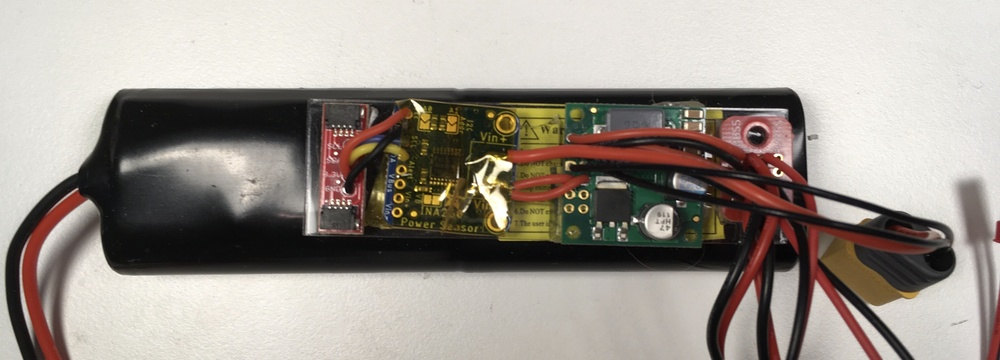
#> input picture blog/images/Batteries/big_7_4.jpg, 1000 x 360 px, shrunk from 4032 x 1453 before the run
$ python -i simple_detect.py   (imports and definitions only)
#> lines starting #> are read from the running program, lines starting #| are printed output that depends on the picture; after the words box and inside, x2 and y2 are one past the last pixel; in counts of white or black regions, pixels touching at a corner belong together
#> further down, picture is the input picture: shape (360, 1000, 3); mean B, G, R 141.8, 149.6, 157.2
import cv2
import numpy as np
import math

def find_circle(img):
    # img = cv2.imread("test_image.png")
    # cv2.imshow('Raw',img)
    min_circle_radius = 8
    max_circle_radius = 50
    hsv_image = cv2.cvtColor(img, cv2.COLOR_BGR2HSV)
#> hsv_image: shape (360, 1000, 3); mean H, S, V 28, 36.3, 157.7

    # The red color wraps around the HSV wheel, from approx 160-180 deg, and 0-10 deg
    # Thus we will split this into 2 operations
    lower_red_1 = np.array([0,50,50])
    upper_red_1 = np.array([10,255,255])
    red1 = cv2.inRange(hsv_image, lower_red_1 , upper_red_1)
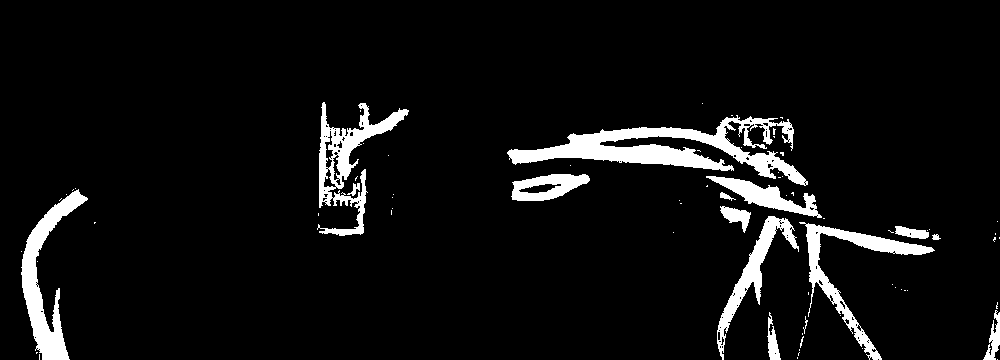
#> red1: shape (360, 1000); 6.5% white; 74 white regions (59 under 20 px), largest, box (x1, y1, x2, y2) and area: (507, 115, 808, 186) 6911, (21, 189, 88, 360) 3488, (317, 102, 409, 236) 3397

    lower_red_2 = np.array([170,50,50])
    upper_red_2 = np.array([180,255,255])
    red2 = cv2.inRange(hsv_image, lower_red_2 , upper_red_2)
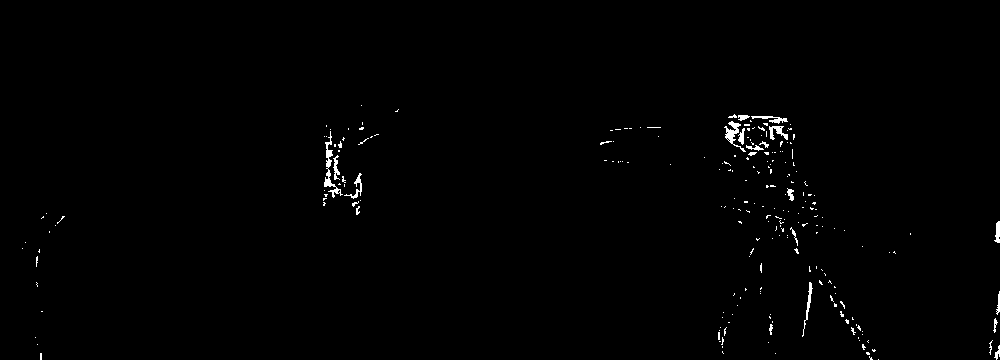
#> red2: shape (360, 1000); 0.73% white in thin lines or dots, all inside (x1, y1, x2, y2) = (22, 105, 1000, 360)

# Combine the two red images to get a single red-only image
    red_only_img = cv2.addWeighted(red1, 1.0, red2, 1.0, 0.0)
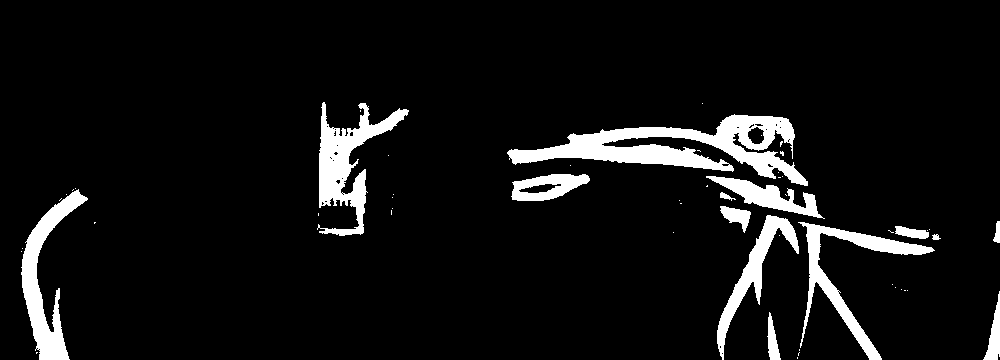
#> red_only_img: shape (360, 1000); 7.2% white; 55 white regions (41 under 20 px), largest, box (x1, y1, x2, y2) and area: (507, 114, 808, 186) 7880, (317, 102, 409, 236) 4126, (21, 189, 88, 360) 3561
    # cv2.imshow('Red',red_only_img)
    # Blur
    blur_img_red = cv2.GaussianBlur(red_only_img,(15,15),cv2.BORDER_DEFAULT)
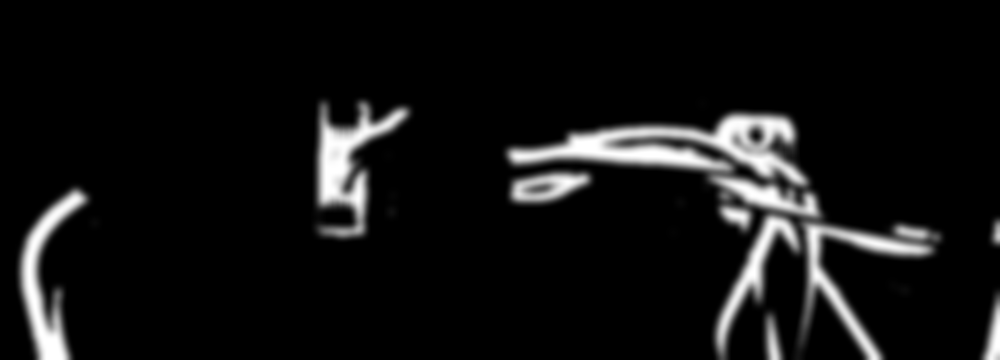
#> blur_img_red: shape (360, 1000); min 0, max 255, mean 18.5
    # cv2.imshow('Blurred',blur_img_red)
    # Detect circles
    circles_red = cv2.HoughCircles(blur_img_red,cv2.HOUGH_GRADIENT,0.5,2*max_circle_radius, param1=70,param2=30,minRadius=min_circle_radius,maxRadius=max_circle_radius)
#> circles_red = [[736.5, 134.5, 20.7]]

    # If we find a red light, then we're done
    # Return immediately
    dimensions = img.shape
#> dimensions = (360, 1000, 3)
    height_mid = dimensions[0]/2
#> height_mid = 180
    width_mid = dimensions[1]/2
#> width_mid = 500
    center_pt = (round(width_mid), round(height_mid))
#> center_pt = (500, 180)
    distance = None
    theta = None
    if circles_red is not None:
        # print("cr: {}".format(circles_red))
        pt = circles_red[0,:][0]
#> pt = [736.5, 134.5, 20.7]
        # print("pt: {}".format(pt))
        x, y, r = pt[0], pt[1], pt[2]
#> x = 736.5; y = 134.5; r = 20.7
        # print("circle at x/y/r: {}/{}/{}".format(x, y, r))
        cv2.circle(img,(x,y),r,(0, 255, 255),5)
        dx = x - width_mid
#> dx = 236.5
        dy = height_mid-y
#> dy = 45.5
        # print("dx/dy: {}/{}".format(dx, dy))
        theta = np.arctan2(dx, dy)
#> theta = 1.38
        # print("angle from center to point: {}".format(theta*180/np.pi))
        distance = math.sqrt(dx*dx + dy*dy)
#> distance = 240.8
        # print("distance: %d" %round(distance))
        # print("cnter pt: {}".format(center_pt))
        # cv2.circle(img, center_pt, round(distance), (0,0,0))
        cv2.circle(img, (x,y), round(distance), (0,0,0))
        cv2.line(img, center_pt, (x,y), (128, 0, 0), 2)
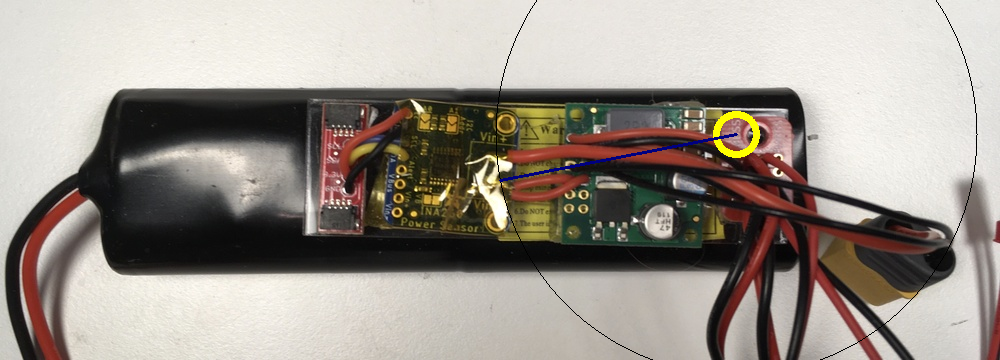
#> img: shape (360, 1000, 3); mean B, G, R 141.5, 149.6, 157
        # self.annotated_image_pub.publish(self.bridge.cv2_to_imgmsg(red_only_img, "8UC1"))
        # return result
    cv2.imshow('circles',img)
    cv2.waitKey(1)
    return (distance, theta, img)

>>> import cv2
>>> picture = cv2.imread('../../../../blog/images/Batteries/big_7_4.jpg')
>>> result = find_circle(picture)

$ run again, on blog/images/Batteries/small_7_4.jpg
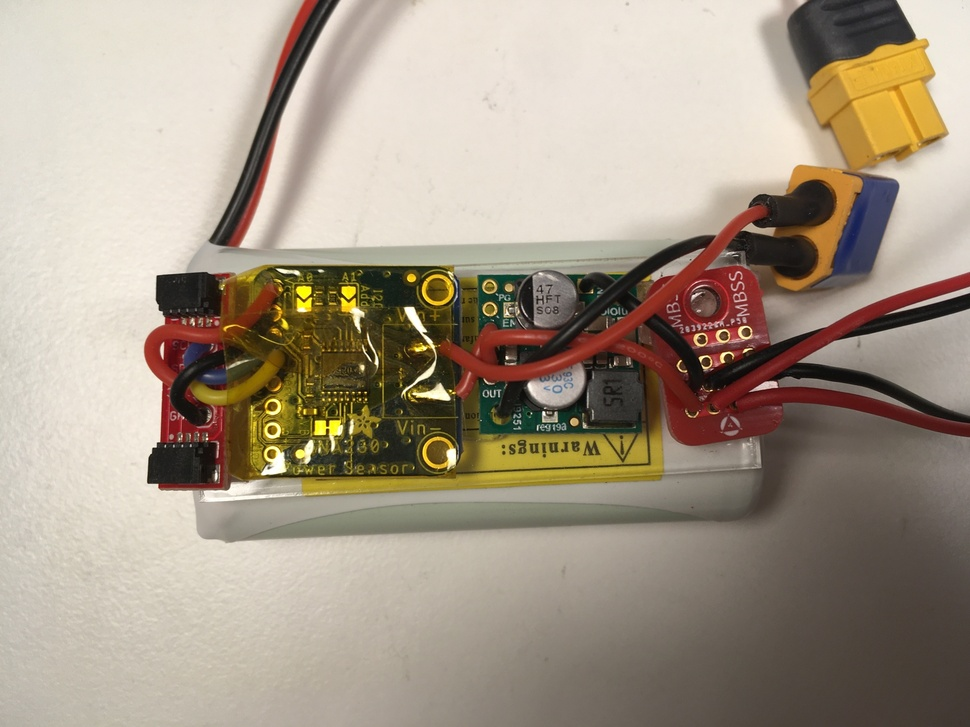
#> input picture blog/images/Batteries/small_7_4.jpg, 970 x 727 px, shrunk from 2016 x 1512 before the run
#> picture is the input picture: shape (727, 970, 3); mean B, G, R 134.8, 151.5, 164.4
#> hsv_image: shape (727, 970, 3); mean H, S, V 20.6, 57.9, 164.9
#> in find_circle, `red1 = cv2.inRange(hsv_image, lower_red_1 , upper_red_1)`:
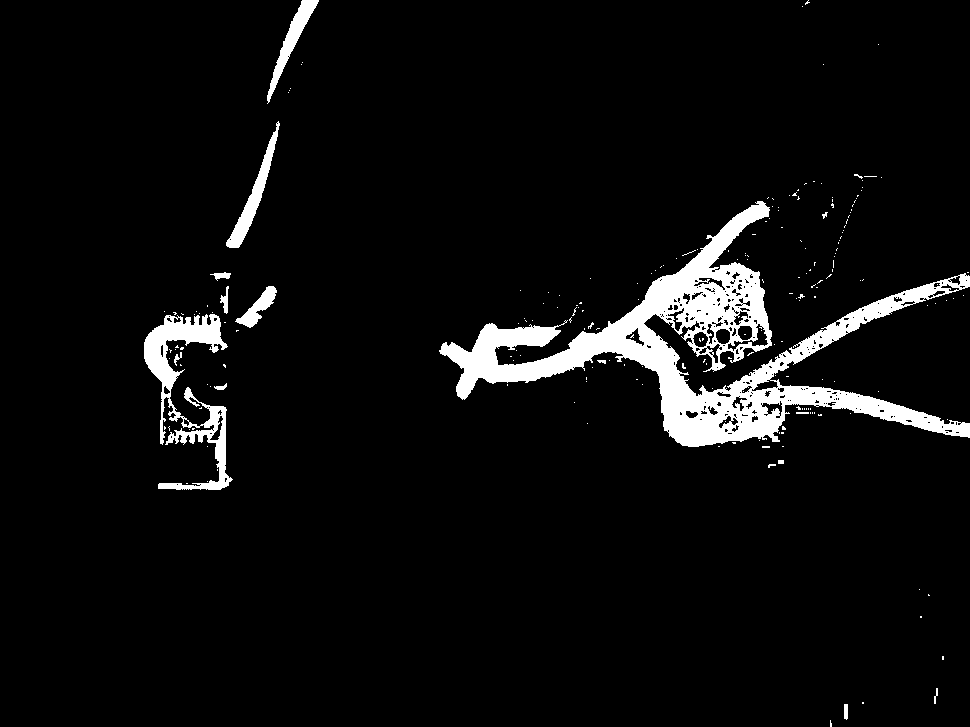
#> red1: shape (727, 970); 5.5% white; 217 white regions (202 under 20 px), largest, box (x1, y1, x2, y2) and area: (439, 201, 970, 447) 29473, (144, 314, 233, 490) 4898, (226, 121, 280, 248) 1339
#> red2: shape (727, 970); 0.58% white; 275 white regions (236 under 20 px), largest, box (x1, y1, x2, y2) and area: (163, 397, 214, 443) 514, (166, 340, 212, 372) 478, (728, 324, 768, 351) 260
#> red_only_img: shape (727, 970); 6.1% white; 194 white regions (178 under 20 px), largest, box (x1, y1, x2, y2) and area: (439, 201, 970, 447) 32205, (144, 312, 233, 490) 6342, (226, 121, 280, 248) 1340
#> in find_circle, `blur_img_red = cv2.GaussianBlur(red_only_img,(15,15),cv2.BORDER_DEFAULT)`:
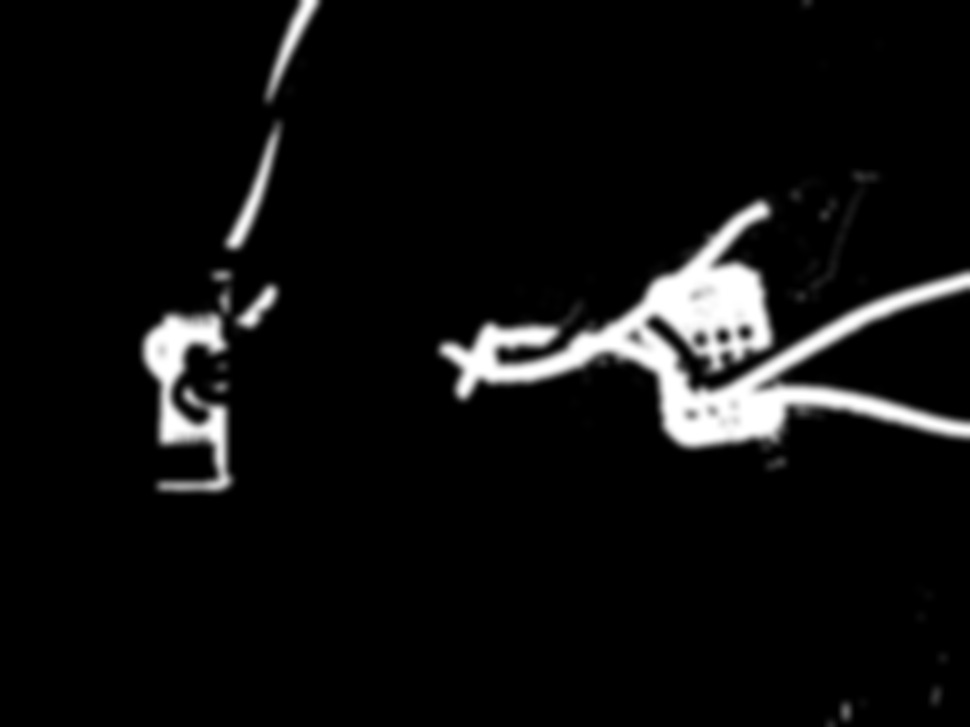
#> blur_img_red: shape (727, 970); min 0, max 255, mean 15.5
#> circles_red = None
